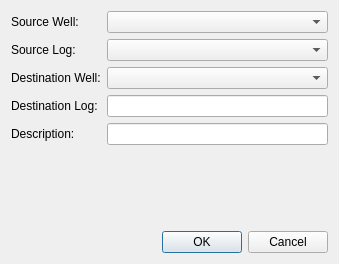
<?xml version="1.0" encoding="UTF-8"?>
<ui version="4.0">
 <class>CopyLogDialog</class>
 <widget class="QDialog" name="CopyLogDialog">
  <property name="geometry">
   <rect>
    <x>0</x>
    <y>0</y>
    <width>339</width>
    <height>264</height>
   </rect>
  </property>
  <property name="windowTitle">
   <string>Grid Math</string>
  </property>
  <layout class="QVBoxLayout" name="verticalLayout">
   <item>
    <layout class="QGridLayout" name="gridLayout">
     <item row="1" column="1">
      <widget class="QComboBox" name="cbSourceLog"/>
     </item>
     <item row="3" column="1">
      <widget class="QLineEdit" name="leDestinationLog"/>
     </item>
     <item row="0" column="0">
      <widget class="QLabel" name="label_3">
       <property name="text">
        <string>Source Well:</string>
       </property>
      </widget>
     </item>
     <item row="0" column="1">
      <widget class="QComboBox" name="cbSourceWell">
       <property name="minimumSize">
        <size>
         <width>200</width>
         <height>0</height>
        </size>
       </property>
      </widget>
     </item>
     <item row="2" column="0">
      <widget class="QLabel" name="label_7">
       <property name="text">
        <string>Destination Well:</string>
       </property>
      </widget>
     </item>
     <item row="3" column="0">
      <widget class="QLabel" name="label_6">
       <property name="text">
        <string>Destination Log:</string>
       </property>
      </widget>
     </item>
     <item row="4" column="1">
      <widget class="QLineEdit" name="leDescr"/>
     </item>
     <item row="4" column="0">
      <widget class="QLabel" name="label_4">
       <property name="text">
        <string>Description:</string>
       </property>
      </widget>
     </item>
     <item row="1" column="0">
      <widget class="QLabel" name="label_8">
       <property name="text">
        <string>Source Log:</string>
       </property>
      </widget>
     </item>
     <item row="2" column="1">
      <widget class="QComboBox" name="cbDestinationWell"/>
     </item>
    </layout>
   </item>
   <item>
    <spacer name="verticalSpacer">
     <property name="orientation">
      <enum>Qt::Vertical</enum>
     </property>
     <property name="sizeHint" stdset="0">
      <size>
       <width>20</width>
       <height>40</height>
      </size>
     </property>
    </spacer>
   </item>
   <item>
    <widget class="QDialogButtonBox" name="buttonBox">
     <property name="orientation">
      <enum>Qt::Horizontal</enum>
     </property>
     <property name="standardButtons">
      <set>QDialogButtonBox::Cancel|QDialogButtonBox::Ok</set>
     </property>
    </widget>
   </item>
  </layout>
 </widget>
 <resources/>
 <connections>
  <connection>
   <sender>buttonBox</sender>
   <signal>accepted()</signal>
   <receiver>CopyLogDialog</receiver>
   <slot>accept()</slot>
   <hints>
    <hint type="sourcelabel">
     <x>248</x>
     <y>254</y>
    </hint>
    <hint type="destinationlabel">
     <x>157</x>
     <y>274</y>
    </hint>
   </hints>
  </connection>
  <connection>
   <sender>buttonBox</sender>
   <signal>rejected()</signal>
   <receiver>CopyLogDialog</receiver>
   <slot>reject()</slot>
   <hints>
    <hint type="sourcelabel">
     <x>316</x>
     <y>260</y>
    </hint>
    <hint type="destinationlabel">
     <x>286</x>
     <y>274</y>
    </hint>
   </hints>
  </connection>
 </connections>
</ui>
